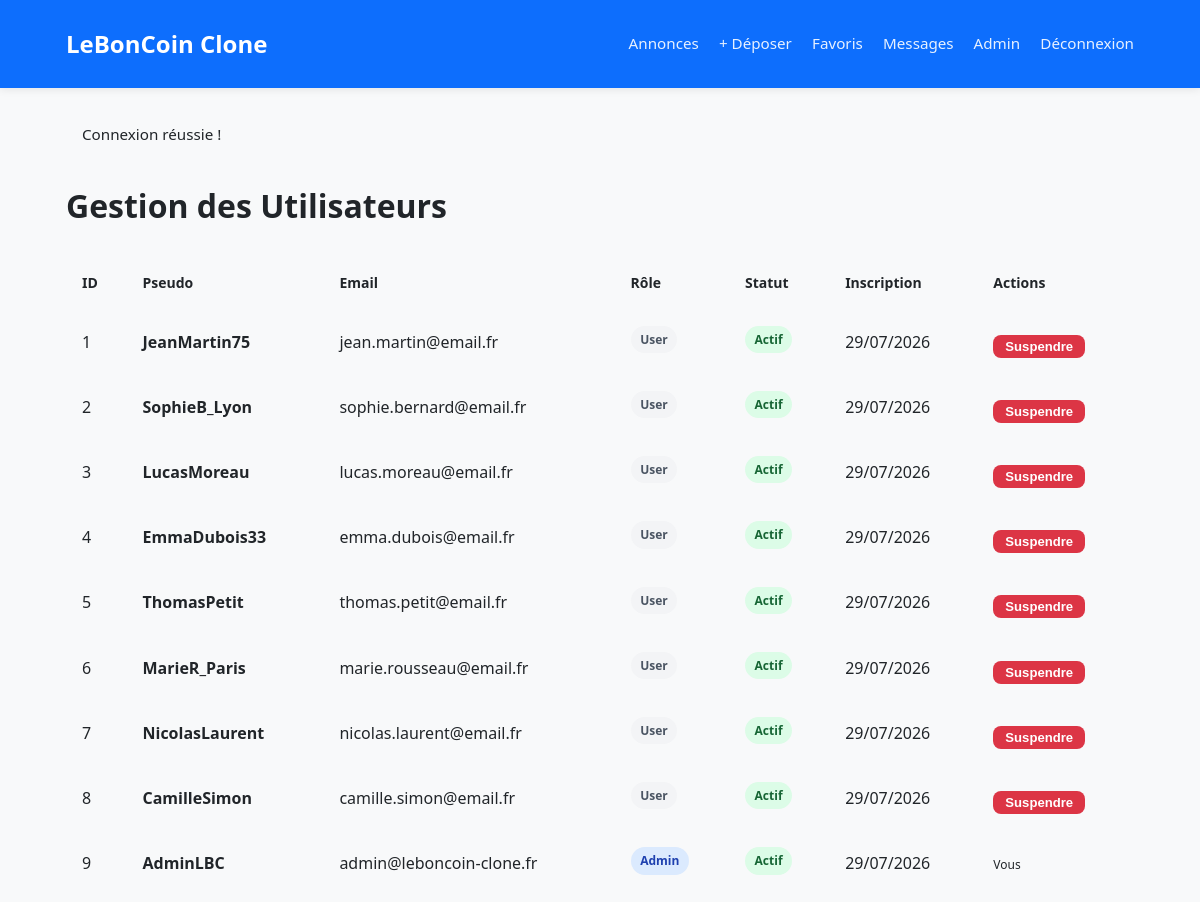
Screenshot of /pages/admin/users.php (signed in) with the database file from the repository.
### tables this page shows
CREATE TABLE utilisateurs (
    id INT AUTO_INCREMENT PRIMARY KEY,
    email VARCHAR(255) NOT NULL UNIQUE,
    mot_de_passe VARCHAR(255) NOT NULL,
    pseudo VARCHAR(100) NOT NULL,
    role ENUM('user', 'admin') DEFAULT 'user',
    avatar VARCHAR(255) DEFAULT NULL,
    is_verified TINYINT(1) DEFAULT 0,
    status ENUM('active', 'suspended') DEFAULT 'active',
    reset_token VARCHAR(255) DEFAULT NULL,
    reset_token_expires DATETIME DEFAULT NULL,
    last_login DATETIME DEFAULT NULL,
    date_inscription DATETIME DEFAULT CURRENT_TIMESTAMP,
    INDEX idx_email (email),
    INDEX idx_role (role)
);

### config/init.php (called while the page is built, shortened)
<?php
function get_flash(): ?array {
    if (isset($_SESSION['flash'])) {
        $flash = $_SESSION['flash'];
        return $flash;
    }
    return null;
}
function e(string $string): string {
    return htmlspecialchars($string, ENT_QUOTES, 'UTF-8');
}

### pages/admin/users.php (the view, shortened to what this page needs)
<?php
require_once __DIR__ . '/../../includes/header.php';
$users = $pdo->query("SELECT id, pseudo, email, role, status, date_inscription FROM utilisateurs ORDER BY date_inscription DESC")->fetchAll();
?>
<h1 style="margin-bottom: 1.5rem;">Gestion des Utilisateurs</h1>
<div class="table-container">
    <table class="data-table">
        <thead>
            <tr>
                <th>ID</th>
                <th>Pseudo</th>
                <th>Email</th>
                <th>Rôle</th>
                <th>Statut</th>
                <th>Inscription</th>
                <th>Actions</th>
            </tr>
        </thead>
        <tbody>
            <?php foreach ($users as $user): ?>
            <tr>
                <td><?= $user['id'] ?></td>
                <td><strong><?= e($user['pseudo']) ?></strong></td>
                <td><?= e($user['email']) ?></td>
                <td><span class="badge badge-<?= $user['role'] === 'admin' ? 'admin' : 'user' ?>"><?= ucfirst($user['role']) ?></span></td>
                <td>
                    <span class="badge badge-<?= $user['status'] === 'active' ? 'success' : 'danger' ?>">
                        <?= $user['status'] === 'active' ? 'Actif' : 'Suspendu' ?>
                    </span>
                </td>
                <td><?= date('d/m/Y', strtotime($user['date_inscription'])) ?></td>
                <td>
                    <?php if ($user['id'] !== $_SESSION['utilisateur_id']): ?>
                        <form method="POST" action="" style="display:inline;">
                            <?php if ($user['status'] === 'active'): ?>
                                <button type="submit" class="btn btn-sm btn-danger" onclick="return confirm('Suspendre ce compte ?')">Suspendre</button>
                            <?php else: ?>
                                <input type="hidden" name="action" value="activate">
                                <button type="submit" class="btn btn-sm btn-secondary">Réactiver</button>
                            <?php endif; ?>
                        </form>
                    <?php else: ?>
                        <span style="color: var(--text-secondary); font-size: 0.75rem;">Vous</span>
                    <?php endif; ?>
                </td>
            </tr>
            <?php endforeach; ?>
        </tbody>
    </table>
</div>

### includes/header.php (shortened to what this page needs)
<?php
require_once __DIR__ . '/../config/db.php';
$flash = get_flash();
$unread_count = 0;
if (isset($_SESSION['utilisateur_id'])) {
    $stmt = $pdo->prepare("SELECT COUNT(*) FROM messages WHERE destinataire_id = ? AND lu = 0");
    $stmt->execute([$_SESSION['utilisateur_id']]);
    $unread_count = (int)$stmt->fetchColumn();
}
?>
<!DOCTYPE html>
<html lang="fr">
<head>
    <link rel="stylesheet" href="/assets/css/style.css">
</head>
<body>
    <header>
        <div class="container header-container">
            <a href="/index.php" class="logo" aria-label="Retour à l'accueil">LeBonCoin Clone</a>
            <nav aria-label="Navigation principale">
                <a href="/pages/annonces/liste.php">Annonces</a>
                <?php if (isset($_SESSION['utilisateur_id'])): ?>
                    <a href="/pages/annonces/creer.php">+ Déposer</a>
                    <a href="/pages/favoris/liste.php">Favoris</a>
                    <a href="/pages/messages/boite.php" aria-label="Messages, <?= $unread_count ?> non lus">
                        Messages <?php if ($unread_count > 0): ?><span class="badge"><?= $unread_count ?></span><?php endif; ?>
                    </a>
                    <?php if (isset($_SESSION['utilisateur_role']) && $_SESSION['utilisateur_role'] === 'admin'): ?>
                        <a href="/pages/admin/dashboard.php" class="admin-link">Admin</a>
                    <?php endif; ?>
                    <a href="/pages/auth/deconnexion.php">Déconnexion</a>
                <?php else: ?>
                    <a href="/pages/auth/connection.php">Connexion</a>
                    <a href="/pages/auth/inscription.php" class="btn btn-primary btn-sm">Inscription</a>
                <?php endif; ?>
            </nav>
        </div>
    </header>
    <main class="container main-content">
        <?php if ($flash): ?>
            <?php foreach ($flash as $type => $message): ?>
                <div class="alert alert-<?= e($type) ?>" role="alert" aria-live="polite">
                    <?= e($message) ?>
                </div>
            <?php endforeach; ?>
        <?php endif; ?>

### assets/css/style.css (style rules this page uses)
:root { --bleu: #0d6efd; --bleu-clair: #e7f1ff; --vert: #198754; --rouge: #dc3545; --orange: #fd7e14; --gris-clair: #f8f9fa; --gris: #6c757d; --bordure: #dee2e6; --texte: #212529; --radius: 8px; --ombre: 0 2px 8px rgba(0,0,0,0.08); }
* { box-sizing: border-box; margin: 0; padding: 0; }
body { font-family: 'Segoe UI', Arial, sans-serif; background: var(--gris-clair); color: var(--texte); line-height: 1.6; }
.container { max-width: 1100px; margin: 0 auto; padding: 20px 16px; }
header { background: var(--bleu); color: white; padding: 12px 0; box-shadow: var(--ombre); position: sticky; top: 0; z-index: 100; }
header .container { display: flex; align-items: center; justify-content: space-between; padding: 0 16px; }
header .logo { font-size: 1.5rem; font-weight: bold; color: white; text-decoration: none; }
nav a { color: rgba(255,255,255,0.9); text-decoration: none; margin-left: 16px; font-size: 0.95rem; transition: color 0.2s; }
.btn { display: inline-block; padding: 10px 20px; border-radius: var(--radius); font-size: 0.95rem; font-weight: 600; text-decoration: none; cursor: pointer; border: none; transition: opacity 0.2s, transform 0.1s; }
.btn-danger { background: var(--rouge); color: white; }
.alert { padding: 14px 16px; border-radius: var(--radius); margin-bottom: 20px; font-size: 0.95rem; }
.badge { display: inline-block; background: var(--bleu-clair); color: var(--bleu); font-size: 0.75rem; font-weight: 600; padding: 3px 10px; border-radius: 20px; margin-bottom: 6px; }
.btn-sm { padding: 4px 12px; font-size: 0.82rem; margin-top: 8px; display: inline-block; }
.header-container { display: flex; align-items: center; justify-content: space-between; height: 64px; }
.badge { display: inline-block; padding: 0.25rem 0.6rem; border-radius: 99px; font-size: 0.75rem; font-weight: 600; }
.badge-admin { background: #dbeafe; color: #1e40af; }
.badge-user { background: #f3f4f6; color: #4b5563; }
.badge-success { background: #dcfce7; color: #166534; }
.table-container { overflow-x: auto; background: var(--bg-primary); border-radius: var(--radius); border: 1px solid var(--border); }
.data-table { width: 100%; border-collapse: collapse; min-width: 600px; }
.data-table th, .data-table td { padding: 1rem; text-align: left; border-bottom: 1px solid var(--border); }
.data-table th { background: var(--bg-secondary); font-weight: 600; color: var(--text-secondary); font-size: 0.875rem; }
.data-table tr:last-child td { border-bottom: none; }

### rows the page displays
utilisateurs: id "1", pseudo "JeanMartin75", email "jean.martin@email.fr", role "User", status "Actif", date_inscription "29/07/2026"
utilisateurs: id "2", pseudo "SophieB_Lyon", email "sophie.bernard@email.fr", role "User", status "Actif", date_inscription "29/07/2026"
utilisateurs: id "3", pseudo "LucasMoreau", email "lucas.moreau@email.fr", role "User", status "Actif", date_inscription "29/07/2026"
utilisateurs: id "4", pseudo "EmmaDubois33", email "emma.dubois@email.fr", role "User", status "Actif", date_inscription "29/07/2026"
utilisateurs: id "5", pseudo "ThomasPetit", email "thomas.petit@email.fr", role "User", status "Actif", date_inscription "29/07/2026"
utilisateurs: id "6", pseudo "MarieR_Paris", email "marie.rousseau@email.fr", role "User", status "Actif", date_inscription "29/07/2026"
utilisateurs: id "7", pseudo "NicolasLaurent", email "nicolas.laurent@email.fr", role "User", status "Actif", date_inscription "29/07/2026"
utilisateurs: id "8", pseudo "CamilleSimon", email "camille.simon@email.fr", role "User", status "Actif", date_inscription "29/07/2026"
utilisateurs: id "9", pseudo "AdminLBC", email "admin@leboncoin-clone.fr", role "Admin", status "Actif", date_inscription "29/07/2026", shows "Vous"

### other values shown
$message "Connexion réussie !"
